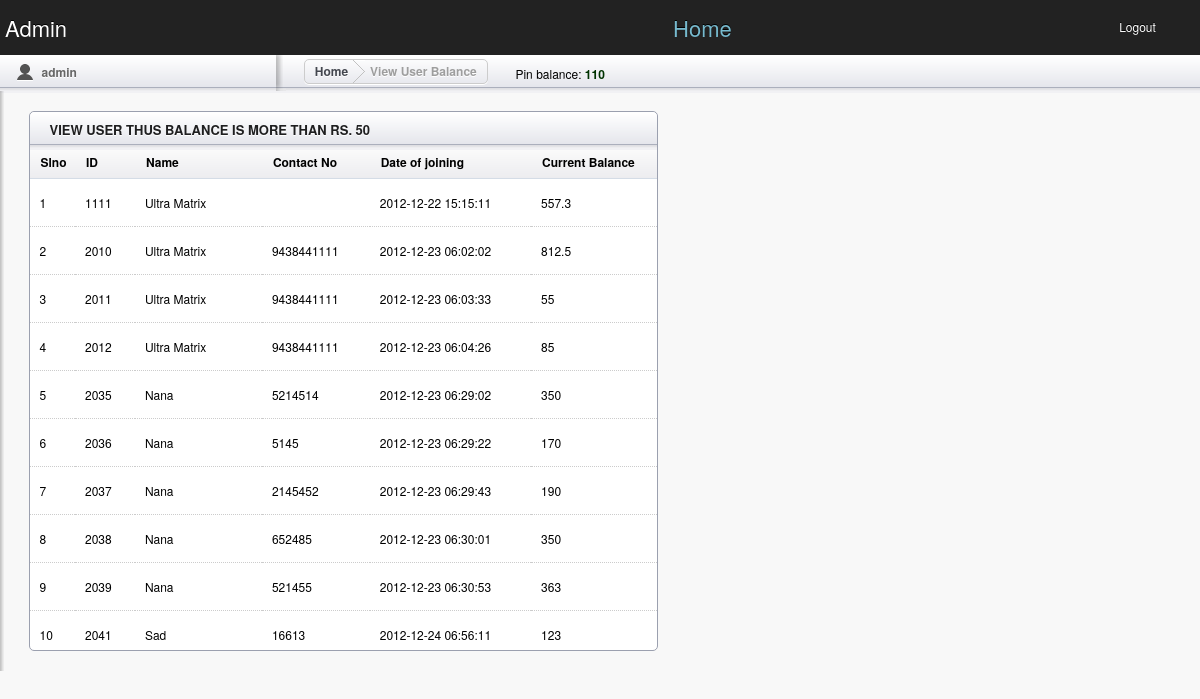
The app's page /mlm2/admin/view_user_50.php (signed in) with its own data.
### tables this page shows
CREATE TABLE IF NOT EXISTS `user_info` (
  `s_id` varchar(15) NOT NULL,
  `form_type` varchar(6) NOT NULL,
  `m_name` varchar(35) NOT NULL,
  `gender` varchar(10) NOT NULL,
  `nationality` varchar(10) NOT NULL,
  `address` varchar(65) NOT NULL,
  `district` varchar(20) NOT NULL,
  `state` varchar(20) NOT NULL,
  `pincode` varchar(10) NOT NULL,
  `mobile_no` varchar(10) NOT NULL,
  `email` varchar(30) NOT NULL,
  `n_name` varchar(35) NOT NULL,
  `n_relation` varchar(30) NOT NULL,
  `bank_name` varchar(35) NOT NULL,
  `acc_no` varchar(14) NOT NULL,
  `bank_branch` varchar(20) NOT NULL,
  `pan_no` varchar(10) NOT NULL,
  `ifsc_code` varchar(10) NOT NULL,
  `login_id` varchar(15) NOT NULL,
  `login_pass` varchar(15) NOT NULL,
  `pass_change_status` int(11) NOT NULL,
  `app_no` varchar(15) NOT NULL,
  `total_balance` varchar(200) NOT NULL,
  `paid_balance` varchar(200) NOT NULL,
  `pin_balance` int(40) NOT NULL,
  `created_by` varchar(40) NOT NULL,
  `entry_date` timestamp NOT NULL DEFAULT CURRENT_TIMESTAMP,
  `status` int(11) NOT NULL,
  PRIMARY KEY (`login_id`)
);

### mlm2/admin/function.php (called while the page is built, shortened)
<?php
function check_session($id,$pass)
{
$que12345qwerty=mysql_query("SELECT * FROM `login_details` WHERE `id`='$id' AND `password`='$pass'");
$cnt12345qwerty=mysql_num_rows($que12345qwerty);
return $cnt12345qwerty;
}
?>

### mlm2/admin/view_user_50.php (the view, shortened to what this page needs)
<?php
include_once("function.php");
$res=check_session($_SESSION['mlm5_admin_id'],$_SESSION['mlm5_admin_pass']);
if($res!=1)
{
header("location:index.php");
}
else
	{
if($_SESSION['mlm5_admin_type']!="Admin" && $_SESSION['mlm5_admin_type']!="Special_Employee")
header("location:notallowed.php");
	else
	{
$que_pin=mysql_query("SELECT * FROM `login_details` where `id`='$_SESSION[mlm5_admin_id]'");
$res_pin=mysql_fetch_array($que_pin);
?>
<!doctype html>
<html lang="en">
<head>
	<link rel="stylesheet" href="css/layout.css" type="text/css" media="screen" />
</head>
<body>
	<header id="header">
		<hgroup>
			<h1 class="site_title"><?php echo $_SESSION['mlm5_admin_type']; ?></h1>
			<h2 class="section_title"><a href="home.php" >Home</a></h2><div class="btn_view_site"><a href="logout.php">Logout</a></div>
		</hgroup>
	</header>
	<section id="secondary_bar">
		<div class="user">
			<p><?php echo $_SESSION['mlm5_admin_id']; ?></p>
		</div>
		<div class="breadcrumbs_container">
			<article class="breadcrumbs"><a href="home.php">Home</a> <div class="breadcrumb_divider"></div> <a class="current">View User Balance</a></article>
			<div style="margin-top:10px;"> Pin balance: <span style="color:#003300;"><strong><?php echo $res_pin['app_capacity']; ?></strong></span></div>
		</div>
	</section>
<section id="main" class="column" style="width:950px; height:auto;" >
<article class="module width_3_quarter">
		<header><h3 class="tabs_involved">View User thus Balance is More than Rs. 50</h3>
		</header>
		<div class="tab_container" style="width:auto; height:500px; overflow:auto;">
			<div id="tab1" class="tab_content">
			<table class="tablesorter" cellspacing="0">
			<thead>
				<tr>
   					<th>Slno</th>
    				<th>ID</th>
    				<th>Name</th>
    				<th>Contact No</th>
    				<th>Date of joining</th>
					<th>Current Balance</th>
				</tr>
			</thead>
			<tbody>
				<?php
														$query=mysql_query("SELECT * FROM  `user_info` where (`total_balance`-`paid_balance`) >= '50'")or die(mysql_error());
														$lono=0;
														while($result=mysql_fetch_array($query))
															{
															$lono++;
														?>
														<tr>
															<td><?php echo $lono;?></a>&nbsp;</td>
															<td><?php echo $result['login_id'];?></a>&nbsp;</td>
															<td><?php echo $result['m_name'];?></a>&nbsp;</td>
															<td><?php echo $result['mobile_no'];?></a>&nbsp;</td>
															<td><?php echo $result['entry_date'];?></a>&nbsp;</td>
															<td><?php echo $result['total_balance']-$result['paid_balance'];?></a>&nbsp;</td>
														</tr>
														<?php
														}
														?>
			</tbody>
			</table>
			</div>
		</div>
  </article>
<div class="spacer"></div>
</section>
<?php }}?>
</body>
</html>

### mlm2/admin/css/layout.css (style rules this page uses)
html, div, map, dt, isindex, form, header, aside, section, section, article, footer { display: block; }
html, body { height: 100%; margin: 0; padding: 0; font-family: "Helvetica Neue", Helvetica, Arial, Verdana, sans-serif; background: #F8F8F8; font-size: 12px; }
.spacer { height: 20px; }
a:link, a:visited { color: #77BACE; text-decoration: none; }
header#header { height: 55px; width: 100%; background: #222222 url(../images/header_bg.png) repeat-x; }
header#header h1.site_title, header#header h2.section_title { float: left; margin: 0; font-size: 22px; display: block; width: 23%; height: 55px; font-weight: normal; text-align: left; text-indent: 1.8%; line-height: 55px; color: #fff; text-shadow: 0 -1px 0 #000; }
header#header h2.section_title { text-align: center; text-indent: 4.5%; width: 68%; background: url(../images/header_shadow.png) no-repeat left top; }
.btn_view_site { float: left; width: 9%; }
.btn_view_site a { display: block; margin-top: 12px; width: 91px; height: 27px; background: url(../images/btn_view_site.png) no-repeat; text-align: center; line-height: 29px; color: #fff; text-decoration: none; text-shadow: 0 -1px 0 #000; }
section#secondary_bar { height: 38px; width: 100%; background: #F1F1F4 url(../images/secondary_bar.png) repeat-x; }
section#secondary_bar .user { float: left; width: 23%; height: 38px; }
.user p { margin: 0; padding: 0; color: #666666; font-weight: bold; display: block; float: left; width: 85%; height: 35px; line-height: 35px; text-indent: 25px; text-shadow: 0 1px 0 #fff; background: url(../images/icn_user.png) no-repeat center left; margin-left: 6%; }
section#secondary_bar .breadcrumbs_container { float: left; width: 77%; background: url(../images/secondary_bar_shadow.png) no-repeat left top; height: 38px; }
article.breadcrumbs { float: left; padding: 0 10px; border: 1px solid #ccc; -webkit-border-radius: 5px; -moz-border-radius: 5px; border-radius: 5px; -webkit-box-shadow: 0 1px 0 #fff; -moz-box-shadow: 0 1px 0 #fff; box-shadow: 0 1px 0 #fff; height: 23px; margin: 4px 3%; }
.breadcrumbs a { display: inline-block; float: left; height: 24px; line-height: 23px; }
.breadcrumbs a.current, .breadcrumbs a.current:hover { color: #9E9E9E; font-weight: bold; text-shadow: 0 1px 0 #fff; text-decoration: none; }
.breadcrumbs a:link, .breadcrumbs a:visited { color: #44474F; text-decoration: none; text-shadow: 0 1px 0 #fff; font-weight: bold; }
.breadcrumb_divider { display: inline-block; width: 12px; height: 24px; background: url(../images/breadcrumb_divider.png) no-repeat; float: left; margin: 0 5px; }
section#main { width: 77%; min-height: 500px; background: url(../images/sidebar_shadow.png) repeat-y left top; float: left; margin-top: -2px; }
#main h3 { color: #1F1F20; text-transform: uppercase; text-shadow: 0 1px 0 #fff; font-size: 13px; margin: 8px 20px; }
.module { border: 1px solid #9BA0AF; width: 100%; margin: 20px 3% 0 3%; margin-top: 20px; -webkit-border-radius: 5px; -moz-border-radius: 5px; border-radius: 5px; background: #ffffff; }
#main .module header h3 { display: block; width: 90%; float: left; }
.module header { height: 38px; width: 100%; background: #F1F1F4 url(../images/secondary_bar.png) repeat-x; -webkit-border-top-left-radius: 5px; -webkit-border-top-right-radius: 5px; -moz-border-radius-topleft: 5px; -moz-border-radius-topright: 5px; border-top-left-radius: 5px; border-top-right-radius: 5px; }
.width_3_quarter { width: 66%; margin-right: 0; float: left; }
.tablesorter { width: 100%; margin: -5px 0 0 0; }
.tablesorter td { margin: 0; padding: 0; border-bottom: 1px dotted #ccc; }
.tablesorter thead tr { height: 34px; background: url(../images/table_sorter_header.png) repeat-x; text-align: left; text-indent: 10px; cursor: pointer; }
.tablesorter td { padding: 15px 10px; }
#main .module header h3.tabs_involved { display: block; width: 60%; float: left; }

### records on screen
user_info: login_id "1111", m_name "Ultra Matrix", entry_date "2012-12-22 15:15:11", $result['total_balance']-$result['paid_balance'] "557.3"
user_info: login_id "2010", m_name "Ultra Matrix", mobile_no "9438441111", entry_date "2012-12-23 06:02:02", $result['total_balance']-$result['paid_balance'] "812.5"
user_info: login_id "2011", m_name "Ultra Matrix", mobile_no "9438441111", entry_date "2012-12-23 06:03:33", $result['total_balance']-$result['paid_balance'] "55"
user_info: login_id "2012", m_name "Ultra Matrix", mobile_no "9438441111", entry_date "2012-12-23 06:04:26", $result['total_balance']-$result['paid_balance'] "85"
user_info: login_id "2035", m_name "Nana", mobile_no "5214514", entry_date "2012-12-23 06:29:02", $result['total_balance']-$result['paid_balance'] "350"
user_info: login_id "2036", m_name "Nana", mobile_no "5145", entry_date "2012-12-23 06:29:22", $result['total_balance']-$result['paid_balance'] "170"
user_info: login_id "2037", m_name "Nana", mobile_no "2145452", entry_date "2012-12-23 06:29:43", $result['total_balance']-$result['paid_balance'] "190"
user_info: login_id "2038", m_name "Nana", mobile_no "652485", entry_date "2012-12-23 06:30:01", $result['total_balance']-$result['paid_balance'] "350"
user_info: login_id "2039", m_name "Nana", mobile_no "521455", entry_date "2012-12-23 06:30:53", $result['total_balance']-$result['paid_balance'] "363"
user_info: login_id "2041", m_name "Sad", mobile_no "16613", entry_date "2012-12-24 06:56:11", $result['total_balance']-$result['paid_balance'] "123"

### other values on screen
$_SESSION['mlm5_admin_type'] "Admin"
$_SESSION['mlm5_admin_id'] "admin"
$res_pin['app_capacity'] "110"
